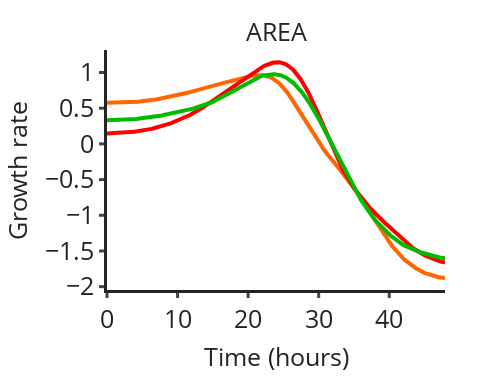

The cell this chart's notebook holds for it:
### Code cell
area = figs['AREA']
area = layout_print(area, width=3.3/2, aspect=1.3, font_size=6.)
area.update_traces(showlegend=False)
area.update_traces(line_color='#ff0000', selector=dict(name='pmBeRFP'))
area.update_traces(line_color='#ff6600', selector=dict(name='pCyOFP'))
area.update_traces(line_color='#00bb00', selector=dict(name='psfGFP'))
area.update_yaxes(title_text='Growth rate')
area.show()

### Figure 1 — Plotly figure (JSON) as saved in the notebook; plotly's stock layout.template omitted (floating-point values rounded to 4 significant figures; data arrays with more than 128 entries replaced by an {"elided": "..."} marker saying what was removed)
{"data": [{"legendgroup": "pCyOFP", "line": {"color": "#ff6600", "width": 4}, "marker": {"size": 6}, "mode": "lines", "name": "pCyOFP", "showlegend": false, "type": "scatter", "x": {"elided": "480 float values"}, "xaxis": "x", "y": {"elided": "480 float values"}, "yaxis": "y"}, {"legendgroup": "pmBeRFP", "line": {"color": "#ff0000", "width": 4}, "marker": {"size": 6}, "mode": "lines", "name": "pmBeRFP", "showlegend": false, "type": "scatter", "x": {"elided": "480 float values"}, "xaxis": "x", "y": {"elided": "480 float values"}, "yaxis": "y"}, {"legendgroup": "psfGFP", "line": {"color": "#00bb00", "width": 4}, "marker": {"size": 6}, "mode": "lines", "name": "psfGFP", "showlegend": false, "type": "scatter", "x": {"elided": "480 float values"}, "xaxis": "x", "y": {"elided": "480 float values"}, "yaxis": "y"}], "layout": {"annotations": [{"font": {"size": 25}, "showarrow": false, "text": "AREA", "x": 0.5, "xanchor": "center", "xref": "paper", "y": 1, "yanchor": "bottom", "yref": "paper"}], "autosize": false, "font": {"size": 25}, "height": 380.8, "hoverlabel": {"font": {"size": 14.06}}, "margin": {"b": 50, "l": 50, "pad": 0, "r": 50, "t": 50}, "paper_bgcolor": "rgb(255,255,255)", "width": 495, "xaxis": {"anchor": "y", "domain": [0, 1], "hoverformat": ".2e", "linewidth": 3, "tickfont": {"size": 25}, "tickwidth": 3, "title": {"font": {"size": 25}, "text": "Time (hours)"}}, "yaxis": {"anchor": "x", "domain": [0, 1], "hoverformat": ".2e", "linewidth": 3, "tickfont": {"size": 25}, "tickwidth": 3, "title": {"font": {"size": 25}, "text": "Growth rate"}}}}
